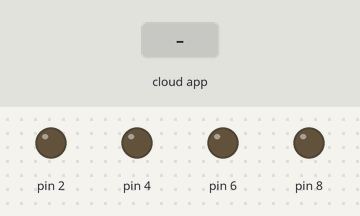
The sketch below on a simulated Arduino Uno, built with avr-gcc and run on an emulated ATmega328P. Shown: output pins drawn as LEDs (lit = HIGH). Inputs (shaded band) come from the test bench. The ROS host is connected and sends only what is stated.

Above: at 1.2 s.
1.3 s: the phone or cloud app sets linear.x to -100
At 1.7 s:
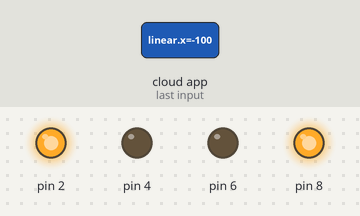
2.8 s: the phone or cloud app sets angular.z to -100
At 4.0 s:
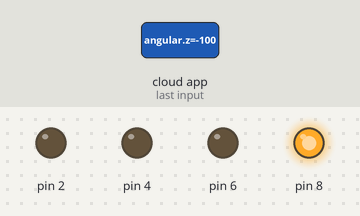
4.3 s: the phone or cloud app sets linear.x to 100
At 5.2 s:
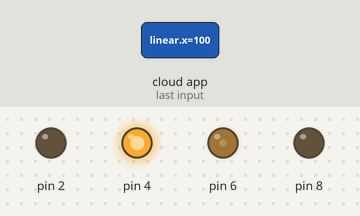
5.8 s: the phone or cloud app sets angular.z to 0
At 6.3 s:
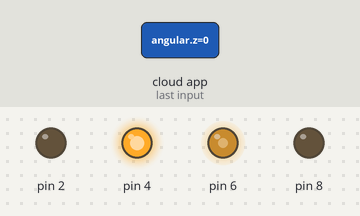
7.3 s: the phone or cloud app sets angular.z to 100
At 8.5 s:
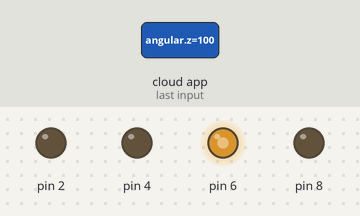
8.8 s: the phone or cloud app sets linear.x to 0
At 9.8 s:
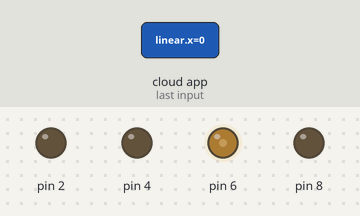
Timing chart, 0 to 11.3 s (numbered marks = the images above; inputs shaded):
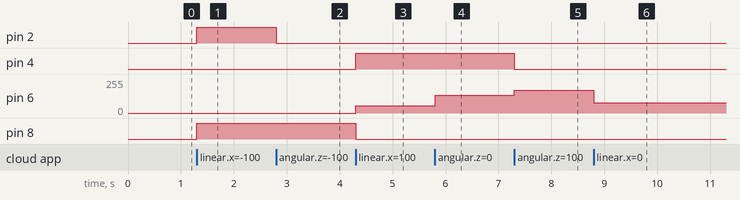

Measured:
- after the input at 1.3 s, pin 2, pin 8: LOW → HIGH at once
- after the input at 2.8 s, pin 2: HIGH → LOW at once
- after the input at 4.3 s, pin 4: LOW → HIGH at once; pin 6: 0/255 → 54/255 at once; pin 8: HIGH → LOW at once
- after the input at 5.8 s, pin 6: 54/255 → 132/255 at once
- after the input at 7.3 s, pin 4: HIGH → LOW at once; pin 6: 132/255 → 170/255 at once
- after the input at 8.8 s, pin 6: 170/255 → 76/255 at once

The sketch:

new_19_04.ino
```cpp
#include "Motor1.h"  //left
#include "Motor3.h"  //right
Motor1 left1(4,2,18,19);
Motor3 right1(6,8,20,21);

#include<PID_v1.h>
#include <ros.h>
#include <geometry_msgs/Twist.h>
#include <geometry_msgs/Vector3Stamped.h>
#include <ros/time.h>
#define LOOPTIME 10

float errorX=0;
float errorY=0;
float vitriX;
float vitriY;
float vitriXmm;
float vitriYmm;
float X;
float Y;
float Z;
float w;
ros::NodeHandle  nh;
volatile long encoder1Pos = 0;
volatile long encoder3Pos = 0;
double left_kp1 = 1 , left_ki1 = 0 , left_kd1 = 0;
double right_kp1 = 1 , right_ki1 = 0 , right_kd1 = 0;
double left_input1 = 0, left_output1 = 0, left_setpoint1 = 0;
PID leftPID1(&left_input1, &left_output1, &left_setpoint1, left_kp1, left_ki1, left_kd1, DIRECT);
double right_input1 = 0, right_output1 = 0, right_setpoint1 = 0;
PID rightPID1(&right_input1, &right_output1, &right_setpoint1, right_kp1, right_ki1, right_kd1, DIRECT);
float Vx=0;
float Vw=0;

float d=0;

double v1;
double v3;

unsigned long currentMillis;
unsigned long prevMillis;

float encoder1Diff;
float encoder3Diff;


float encoder1Error;
float encoder3Error;

float encoder1Prev;
float encoder3Prev;


double speed_act_left = 0;
double speed_act_right = 0;

void cmd_vel_cb( const geometry_msgs::Twist& twist){
  Vx = twist.linear.x*100;
  Vw = twist.angular.z*100;
  if (Vx  > 12) Vx = 12;
  if (Vx < -12) Vx = -12;
  if (Vw > 7) Vw = 7;
  if (Vw < -7) Vw = -7;
}

ros::Subscriber<geometry_msgs::Twist> sub("cmd_vel", cmd_vel_cb );
geometry_msgs::Vector3Stamped speed_msg;                                //create a "speed_msg" ROS message
ros::Publisher speed_pub("speed", &speed_msg);


void setup() {

  nh.initNode();
  nh.subscribe(sub);
  nh.advertise(speed_pub);

  leftPID1.SetMode(AUTOMATIC);
  leftPID1.SetSampleTime(1);
  leftPID1.SetOutputLimits(-100, 100);

  rightPID1.SetMode(AUTOMATIC);
  rightPID1.SetSampleTime(1);
  rightPID1.SetOutputLimits(-100, 100);
}
void loop() {

    currentMillis = millis();
    if (currentMillis - prevMillis >= LOOPTIME){

      v1= Vx -  (Vw); //l1
      v3= Vx + (Vw); //r1

      speed_act_left = encoder1Diff/6.51;
      speed_act_right = encoder3Diff/6.51;


      encoder1Diff = encoder1Pos - encoder1Prev;
      encoder3Diff = encoder3Pos - encoder3Prev;

      encoder1Prev = encoder1Pos;
      encoder3Prev = encoder3Pos;

      left_input1 = speed_act_left;
      right_input1 = speed_act_right;

      left_setpoint1 = v1*6.51;
      right_setpoint1 = v3*6.51;

      leftPID1.Compute();
      rightPID1.Compute();


      left1.rotate1(left_output1);
      right1.rotate3(right_output1);
    }
    nh.spinOnce();
  }
```

Motor1.cpp
```cpp
#include "Arduino.h"
#include "Motor1.h"


Motor1::Motor1(int plus, int minus, int en_a, int en_b) {
  pinMode(plus,OUTPUT);
  pinMode(minus,OUTPUT);
  pinMode(en_a,INPUT_PULLUP);
  pinMode(en_b,INPUT_PULLUP);
  Motor1::plus = plus;
  Motor1::minus = minus;
  Motor1::en_a = en_a;
  Motor1::en_b = en_b;
}

void Motor1::rotate1(int value) {
  if(value>=0){
    //Max Voltage with 16V battery with 12V required
    //(12/16)*255 ~=190
//    Serial.println("called");
//    Serial.println(plus);
    int out = map(value, 0, 100, 0, 170);
    analogWrite(plus,out);
    // analogWrite(minus,0);
    digitalWrite(minus,LOW);
  }else{
    //Max Voltage with 16V battery with 12V required
    //(12/16)*255 ~=190
    int out = map(value, 0, -100, 0, 170);
    analogWrite(minus,out);
    digitalWrite(plus,LOW);
    // analogWrite(plus,0);
    // digitalWrite(minus,HIGH);
  }
}
```

Motor1.h
```cpp
/*
  Motor.h - Library for working with the Cytron SPG30E-30K.
  Created by Vinay Lanka, January 27, 2021.
*/
#ifndef Motor1_h
#define Motor1_h

#include "Arduino.h"

class Motor1 {
  public:
    //Constructor - Plus and Minus are the Motor output / en_a and en_b are the encoder inputs
    Motor1(int plus, int minus, int en_a, int en_b);
    //Spin the motor with a percentage value
    void rotate1(int value);
    //Motor Outputs - plus is one direction and minus is the other
    int plus;
    int minus;
    //Encoder Inputs
    int en_a;
    int en_b;
};

#endif
```

Motor3.cpp
```cpp
#include "Arduino.h"
#include "Motor3.h"


Motor3::Motor3(int plus, int minus, int en_a, int en_b) {
  pinMode(plus,OUTPUT);
  pinMode(minus,OUTPUT);
  pinMode(en_a,INPUT_PULLUP);
  pinMode(en_b,INPUT_PULLUP);
  Motor3::plus = plus;
  Motor3::minus = minus;
  Motor3::en_a = en_a;
  Motor3::en_b = en_b;
}

void Motor3::rotate3(int value) {
  if(value>=0){
    //Max Voltage with 16V battery with 12V required
    //(12/16)*255 ~=190
//    Serial.println("called");
//    Serial.println(plus);
    int out = map(value, 0, 100, 0, 170);
    analogWrite(plus,out);
    // analogWrite(minus,0);
    digitalWrite(minus,LOW);
  }else{
    //Max Voltage with 16V battery with 12V required
    //(12/16)*255 ~=190
    int out = map(value, 0, -100, 0, 170);
    analogWrite(minus,out);
    digitalWrite(plus,LOW);
    // analogWrite(plus,0);
    // digitalWrite(minus,HIGH);
  }
}
```

Motor3.h
```cpp
/*
  Motor.h - Library for working with the Cytron SPG30E-30K.
  Created by Vinay Lanka, January 27, 2021.
*/
#ifndef Motor3_h
#define Motor3_h

#include "Arduino.h"

class Motor3 {
  public:
    //Constructor - Plus and Minus are the Motor output / en_a and en_b are the encoder inputs
    Motor3(int plus, int minus, int en_a, int en_b);
    //Spin the motor with a percentage value
    void rotate3(int value);
    //Motor Outputs - plus is one direction and minus is the other
    int plus;
    int minus;
    //Encoder Inputs
    int en_a;
    int en_b;
};

#endif
```
